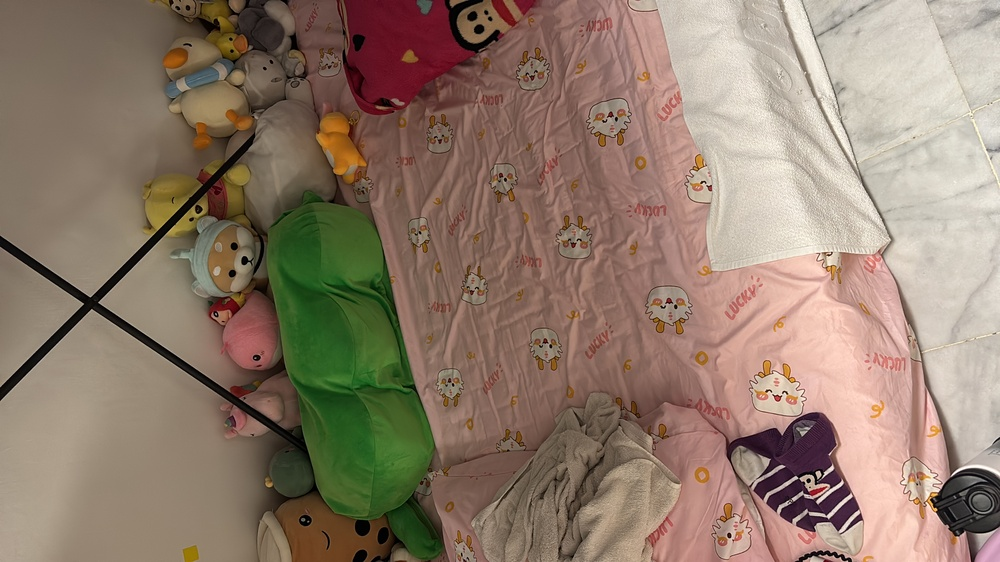
#> input picture Chapter 6:SVD/pic.jpg, 1000 x 562 px, shrunk from 3840 x 2160 before the run
$ python ImageCompression.py
#> lines starting #> are read from the running program, lines starting #| are printed output that depends on the picture
import numpy as np
import matplotlib.pyplot as plt
import pandas as pd
import matplotlib.cm as cm

picture = plt.imread('pic.jpg')
#> picture is the input picture: shape (562, 1000, 3); mean R, G, B 144.4, 124.5, 108.2
print('Type of the image : ' , type(picture))
#| Type of the image :  <class 'numpy.ndarray'>
print(f'Shape of the image : {picture.shape}')
#| Shape of the image : (562, 1000, 3)
print(f'Image Height {picture.shape[0]}')
#| Image Height 562
print(f'Image Width {picture.shape[1]}')
#| Image Width 1000
print(f'Dimension of Image {picture.ndim}')
#| Dimension of Image 3
print(f'Size of Image {picture.size}')
#| Size of Image 1686000
# plt.imshow(picture)
# plt.show()

# Let's save each channel in its own two dimensional matrix
R=picture[:,:,0] # red channel
G=picture[:,:,1] # green channel
B=picture[:,:,2] # blue channel

# Let's display these three channels. I will plot first two on grey scale.
fig,subs = plt.subplots(nrows = 1, ncols=3, figsize=(15,5))
subs[0].imshow(R,cmap=cm.Greys_r)
subs[0].set_title('R',fontsize=30)
subs[1].imshow(G,cmap=cm.Greys_r)
subs[1].set_title('G',fontsize=30)
subs[2].imshow(B,cmap=cm.Greys_r)
subs[2].set_title('B',fontsize=30)
# plt.show()

# If we want to see Red/Green/Blue tints for each,then we have to layer each of them with two zero layers, since a computer color image is made up of three layers.
# Define new zero channel
z=np.zeros(np.shape(R))
# scale all the pixels to numbers between 0 and 1 (instead of between 0 and 255, unless you are sure those were all integers)
R1=R/255
G1=G/255
B1=B/255
# red channel stays, others zero
red_tint=np.dstack((R1,z,z))
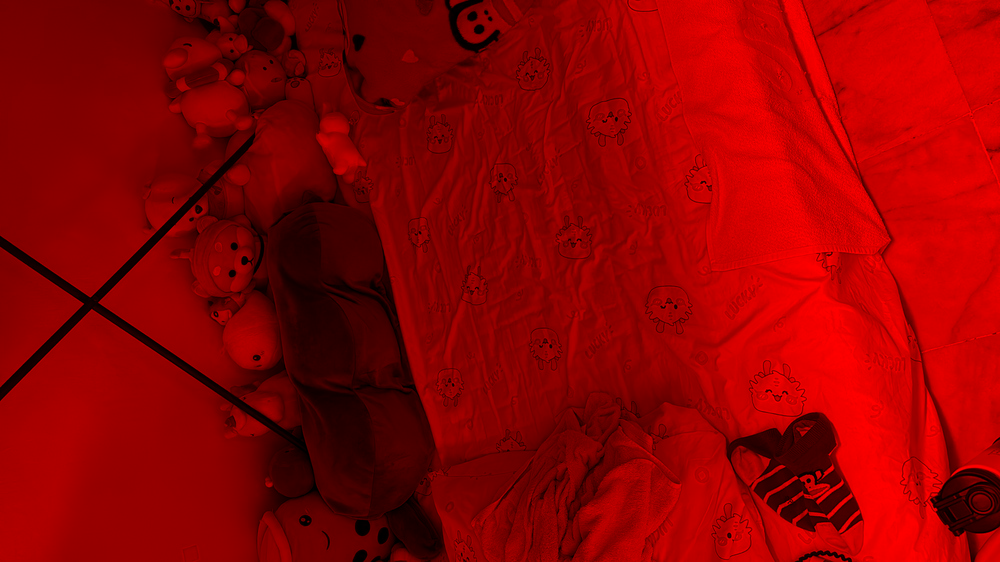
#> red_tint: shape (562, 1000, 3) float64; mean of channels 0, 1, 2 0.566, 0, 0; drawn as R, G, B
# green channel stays, others zero
green_tint=np.dstack((z,G1,z))
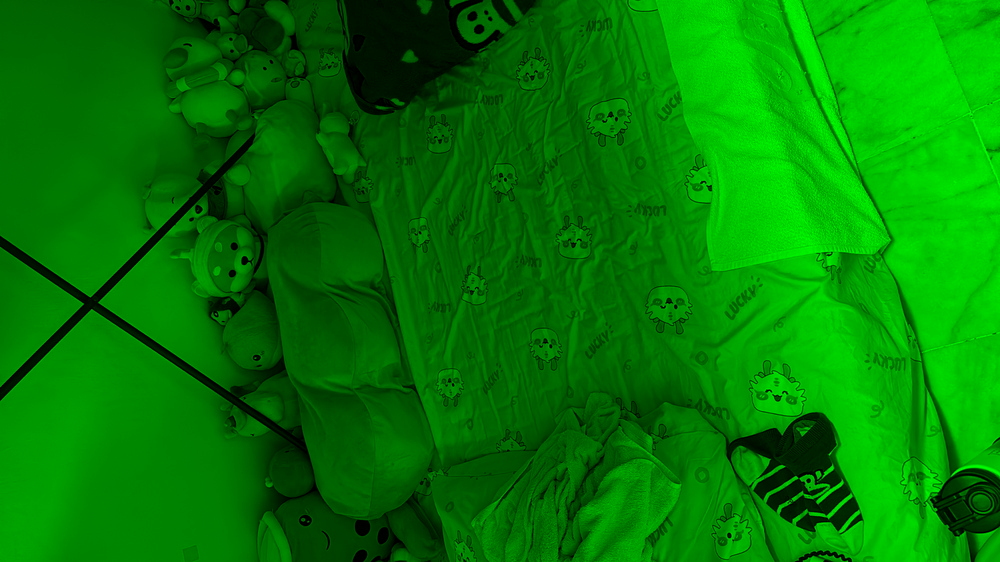
#> green_tint: shape (562, 1000, 3) float64; mean of channels 0, 1, 2 0, 0.488, 0; drawn as R, G, B
# blue channel stays, others zero
blue_tint=np.dstack((z,z,B1))
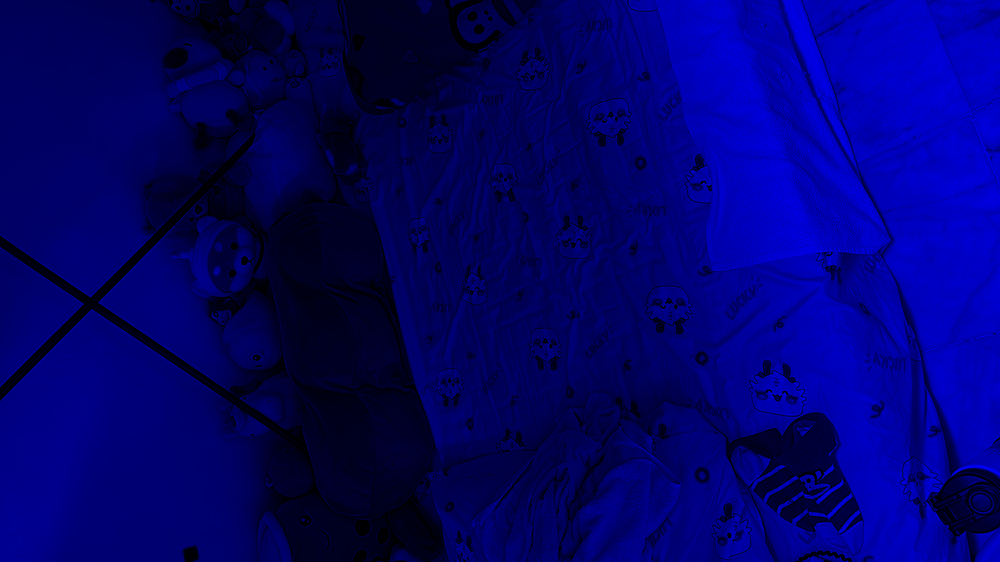
#> blue_tint: shape (562, 1000, 3) float64; mean of channels 0, 1, 2 0, 0, 0.424; drawn as R, G, B
# split the figure into 3 subplots
fig, subs=plt.subplots(nrows = 1, ncols=3, figsize=(15,5))
#plt.setp(subs, xticks=[], xticklabels=[],yticks=[],yticklabels=[])
subs[0].imshow(red_tint)
subs[0].set_title('R',fontsize=30)
subs[1].imshow(green_tint)
subs[1].set_title('G',fontsize=30)
subs[2].imshow(blue_tint)
subs[2].set_title('B',fontsize=30)
# plt.show()

#Now, we perform SVD for each channel.
fig,subs = plt.subplots(nrows = 1, ncols=3, figsize=(15,5))

# Let's keep the first 25 singular values
r=25
# red channel
U,sigma,Vt=np.linalg.svd(R)
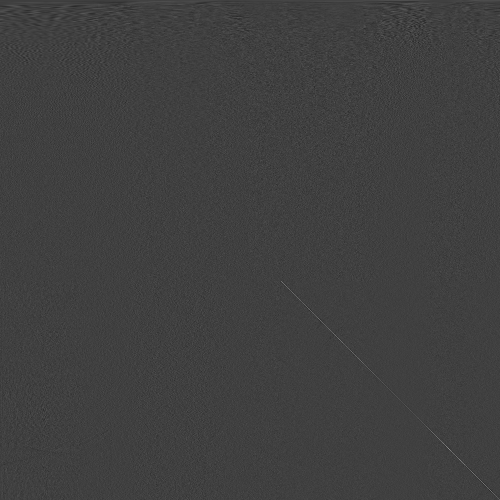
#> Vt: shape (1000, 1000) float64 (shown at 1/2 size); min -0.256, max 0.76, mean 1.49e-05; drawn with min black and max white
#> sigma = 562 values, max 113161.4 at index 0, min 33.15 at index 561, mean 699.9
print(f"The original number of nonzero singular values is {len(sigma)}")
#| The original number of nonzero singular values is 562
new_sigma=sigma[0:r]
#> new_sigma = 25 values, max 113161.4 at index 0, min 2079 at index 24, mean 8193.8
new_Sigma=np.diag(new_sigma)
new_U=U[:,0:r]
new_Vt=Vt[0:r,:]
product_r=new_U.dot(new_Sigma.dot(new_Vt))
subs[0].imshow(product_r,cmap=cm.Greys_r)
subs[0].set_title('Reduced R',fontsize=25)

# green channel
U,sigma,Vt=np.linalg.svd(G)
#> sigma = 562 values, max 98111.3 at index 0, min 33.18 at index 561, mean 662.9
new_sigma=sigma[0:r]
#> new_sigma = 25 values, max 98111.3 at index 0, min 1942.7 at index 24, mean 7427.9
new_Sigma=np.diag(new_sigma)
new_U=U[:,0:r]
new_Vt=Vt[0:r,:]
product_g=new_U.dot(new_Sigma.dot(new_Vt))
subs[1].imshow(product_g,cmap=cm.Greys_r)
subs[1].set_title('Reduced G',fontsize=25)

# blue channel
U,sigma,Vt=np.linalg.svd(B)
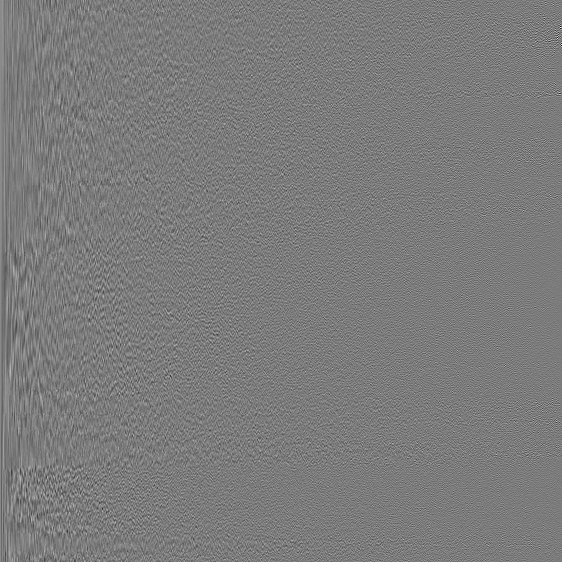
#> U: shape (562, 562) float64; min -0.373, max 0.394, mean 7e-05; drawn with min black and max white
#> sigma = 562 values, max 87941.7 at index 0, min 33.27 at index 561, mean 622.7
new_sigma=sigma[0:r]
#> new_sigma = 25 values, max 87941.7 at index 0, min 1804.9 at index 24, mean 6735.9
new_Sigma=np.diag(new_sigma)
new_U=U[:,0:r]
new_Vt=Vt[0:r,:]
product_b=new_U.dot(new_Sigma.dot(new_Vt))
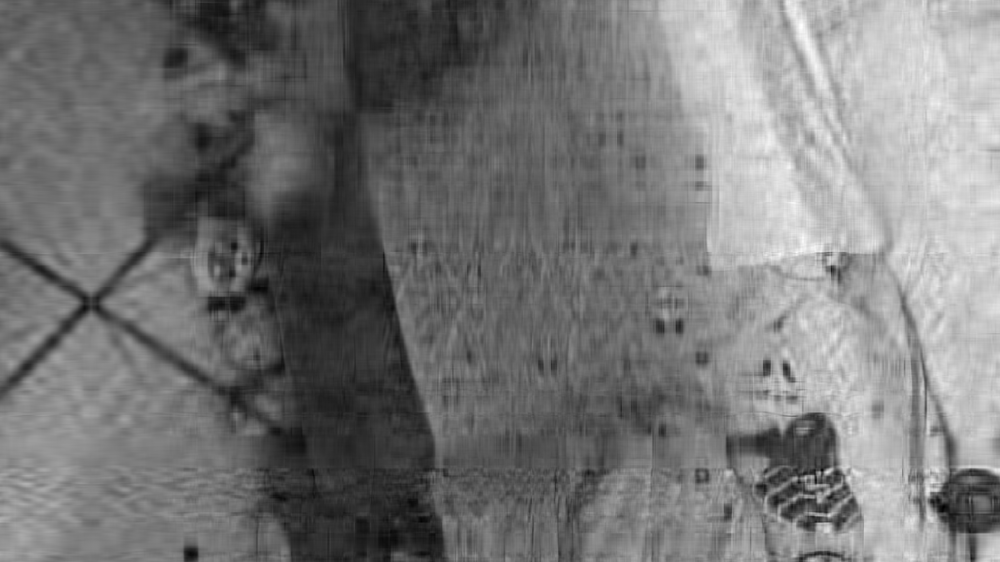
#> product_b: shape (562, 1000) float64; min -14.46, max 248.9, mean 108.2; drawn with min black and max white
subs[2].imshow(product_b,cmap=cm.Greys_r)
subs[2].set_title('Reduced B',fontsize=25)

# plt.show()

#Now we layer all three channels to see the compressed color image.
product_r_1=product_r.astype(int)
product_g_1=product_g.astype(int)
product_b_1=product_b.astype(int)
reduced_rank_image=np.dstack((product_r_1,product_g_1,product_b_1))

fig,subs=plt.subplots(nrows=1, ncols=2, figsize=(10,5))
subs[0].imshow(picture)
subs[0].set_title('Original', fontsize=30)
subs[1].imshow(reduced_rank_image)
subs[1].set_title(f'Reduced Rank', fontsize=30)

print(f'The original image had {picture.size} pixels')
#| The original image had 1686000 pixels
print(f'The reduced rank image has {reduced_rank_image.size} pixels but it requires much less storage.')
#| The reduced rank image has 1686000 pixels but it requires much less storage.

plt.show()
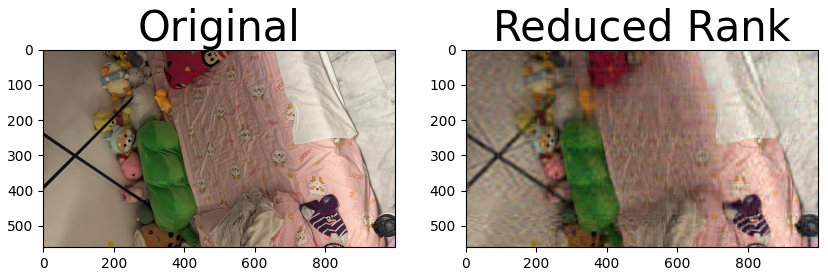
#> figure drawn by matplotlib, 2 panels
